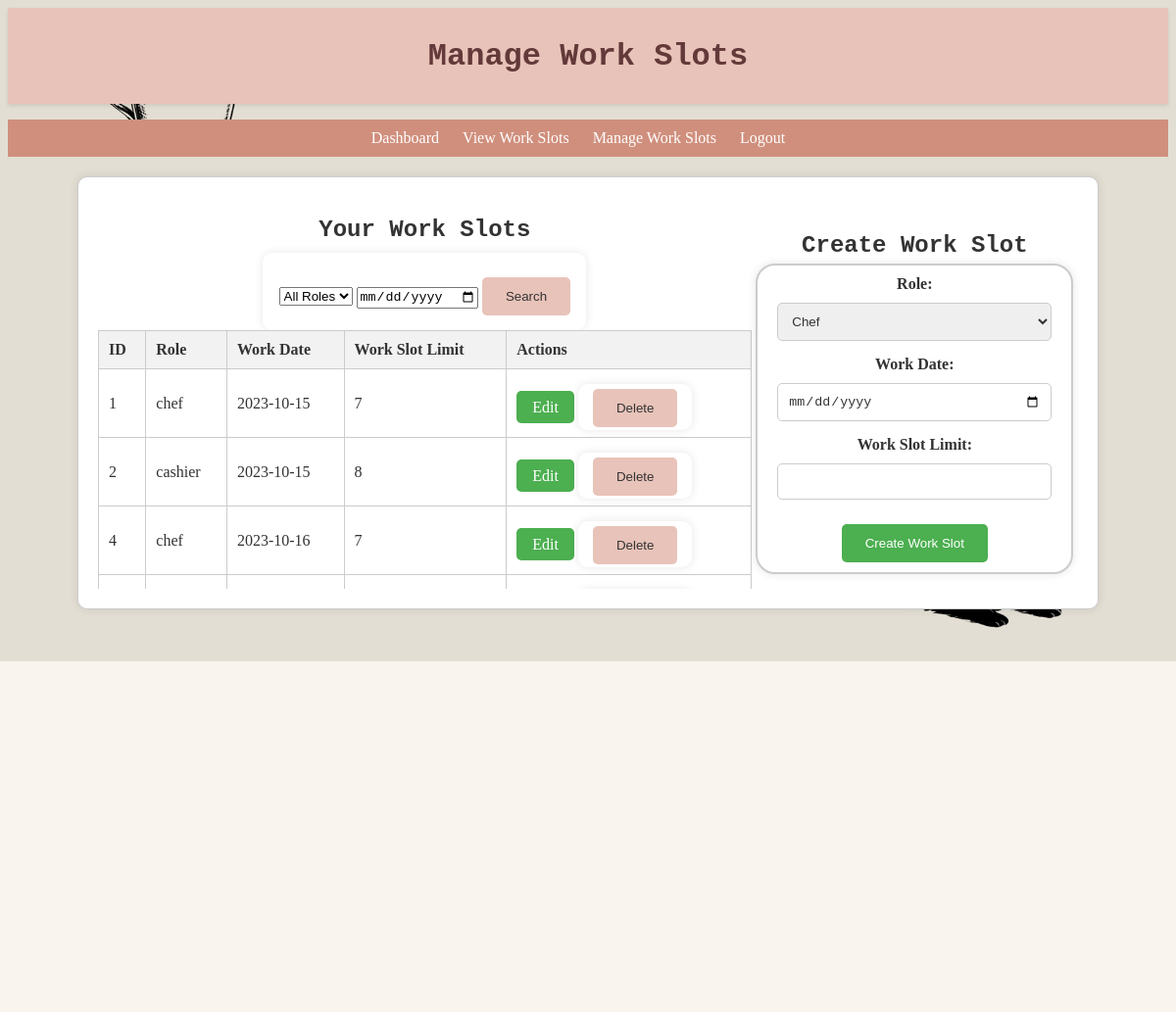
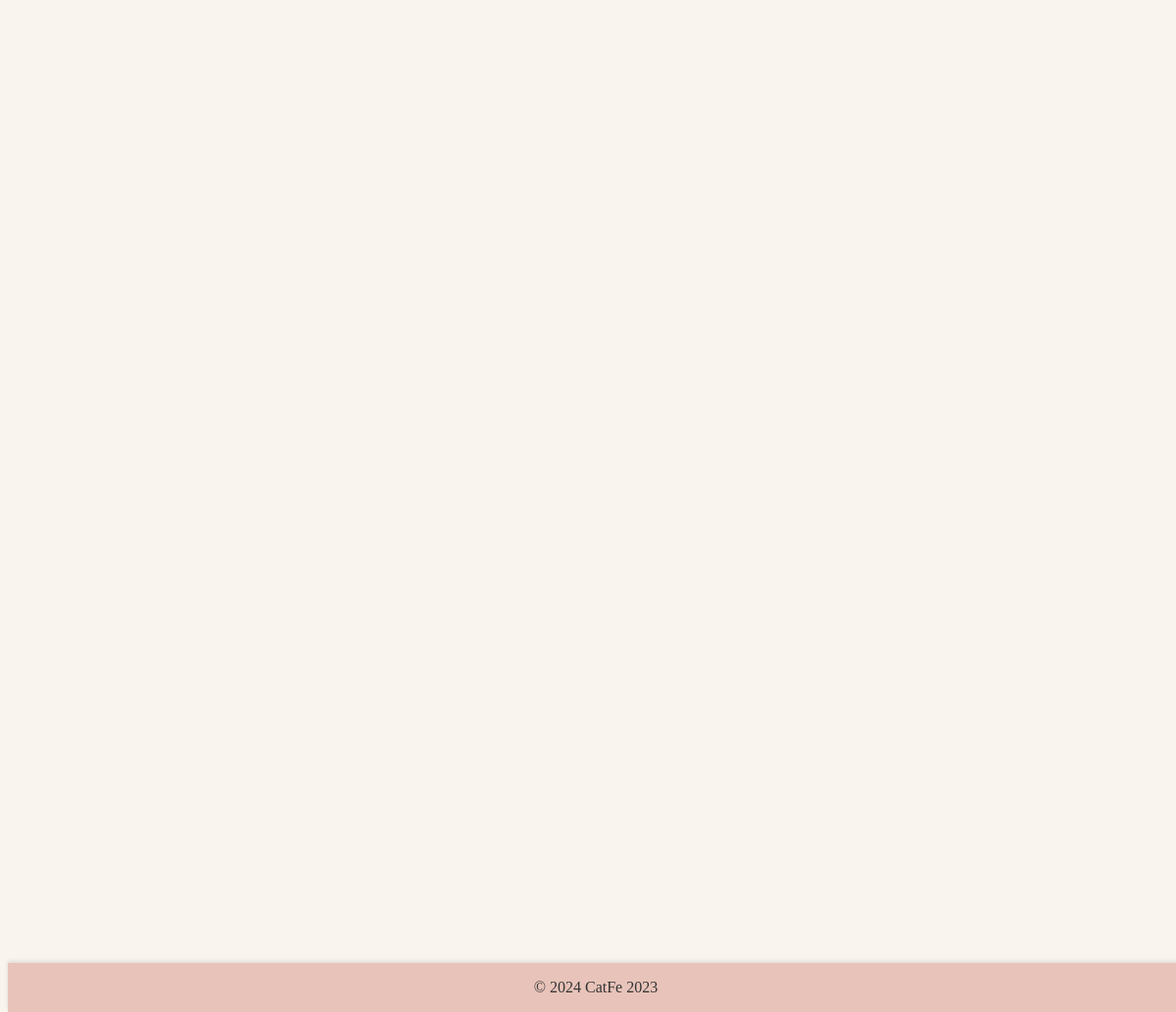
Screenshot of /pages/manage_work_slots.php with the database file from the repository (2 pictures, top to bottom).
### tables this page shows
CREATE TABLE `work_slots` (
  `id` int(11) NOT NULL,
  `cafe_owner_id` int(11) DEFAULT NULL,
  `role` enum('chef','cashier','waiter') NOT NULL,
  `assigned_staff_ids` text DEFAULT NULL,
  `work_slot_limit` int(11) DEFAULT NULL,
  `work_date` date DEFAULT NULL
);

### controller/search_WorkSlots_process.php (called while the page is built)
<?php
require_once('../classes/WorkSlotManager.php');
class searchWorkSlots_process
{
    private $workSlotManager;
    public function __construct($conn)
    {
        $this->workSlotManager = new WorkSlotManager($conn);
    }
    public function searchForWorkSlots($role, $date) {
        return $this->workSlotManager->searchWorkSlots($role, $date);
    }
}

### classes/WorkSlotManager.php (called while the page is built, shortened)
<?php
require_once("WorkSlot.php");
class WorkSlotManager
{
    private $conn;
    public function __construct($conn)
    {
        $this->conn = $conn;
    }
	public function searchWorkSlots($role, $date) {
    $workSlots = array();
    $query = "SELECT * FROM work_slots WHERE 1=1";
    $stmt = $this->conn->prepare($query);
    $stmt->execute();
    $result = $stmt->get_result();
    if ($result->num_rows > 0) {
        while ($row = $result->fetch_assoc()) {
            $workSlot = new WorkSlot($row['id'], $row['cafe_owner_id'], $row['role'], $row['assigned_staff_ids'], $row['work_date'], $row['work_slot_limit']);
            array_push($workSlots, $workSlot);
        }
    }
    return $workSlots;
}
}
?>

### classes/WorkSlot.php (called while the page is built, shortened)
<?php
class WorkSlot {
    private $id;
    private $role;
    private $workDate;
    private $workSlotLimit;
    public function __construct($id, $cafeOwnerId, $role, $assignedStaffIds, $workDate, $workSlotLimit) {
        $this->id = $id;
        $this->role = $role;
        $this->workDate = $workDate;
        $this->workSlotLimit = $workSlotLimit;
    }
    public function getId() {
        return $this->id;
    }
    public function getRole() {
        return $this->role;
    }
    public function getWorkDate() {
        return $this->workDate;
    }
    public function getWorkSlotLimit() {
        return $this->workSlotLimit;
    }
}
?>

### pages/manage_work_slots.php (the view, shortened to what this page needs)
<?php
include('../controller/manage_work_slots_process.php');
include('../controller/search_WorkSlots_process.php');
require_once('../controller/deleteWorkSlot_process.php');
$searchController = new searchWorkSlots_process($conn);
$role = isset($_POST['role']) ? $_POST['role'] : '';
$date = isset($_POST['workDate']) ? $_POST['workDate'] : '';
$workSlots = $searchController->searchForWorkSlots($role, $date);
?>
<!DOCTYPE html>
<html lang="en">
<head>
    <link rel="stylesheet" href="../styles.css">
</head>
<body>
    <header>
        <h1>Manage Work Slots</h1>
    </header>
    <nav>
        <ul>
            <li><a href="../dashboard/dashboard_owner.php">Dashboard</a></li>
            <li><a href="view_work_slots.php">View Work Slots</a></li>
            <li><a href="../pages/manage_work_slots.php">Manage Work Slots</a></li>
            <li><a href="../controller/logout.php">Logout</a></li>
        </ul>
    </nav>
    <center>
        <main class="main-container">
            <div class="work-slots">
                <h2>Your Work Slots</h2>
                <form method="POST">
			<select id="role" name="role">
				<option value="" selected>All Roles</option>
			</select>
			<input type="date" id="workDate" name="workDate" value="<?php echo $date; ?>">
			<input type="submit" value="Search" class="action-button">
		</form>
		<?php if (count($workSlots) > 0) : ?>
			<table>
				<tr>
					<th>ID</th>
					<th>Role</th>
					<th>Work Date</th>
					<th>Work Slot Limit</th>
					<th>Actions</th>
				</tr>
        <?php foreach ($workSlots as $workSlot) : ?>
            <tr>
                <td><?php echo $workSlot->getId(); ?></td>
                <td><?php echo $workSlot->getRole(); ?></td>
                <td><?php echo $workSlot->getWorkDate(); ?></td>
                <td><?php echo $workSlot->getWorkSlotLimit(); ?></td>
                <td>
                    <a href="../pages/edit_work_slot.php?id=<?php echo $workSlot->getId(); ?>"
                       class="action-button">Edit</a>
                    <form method="post" action="<?php echo htmlspecialchars($_SERVER["PHP_SELF"]); ?>"
                          style="display:inline;">
                        <input type="submit" name="deleteWorkSlot" value="Delete"
                               class="action-button" onclick="return confirm('Are you sure you want to delete this work slot?');">
                    </form>
                </td>
            </tr>
        <?php endforeach; ?>
    </table>
<?php else : ?>
    <p>No work slots available.</p>
<?php endif; ?>
            </div>
            <div class="create-work-slot">
                <h2>Create Work Slot</h2>
                <form method="post" action="<?php echo htmlspecialchars($_SERVER["PHP_SELF"]); ?>"
                      class="create-work-slot-form">
                    <label for="role">Role:</label>
                    <select id="role" name="role" required>
                        <option value="chef">Chef</option>
                    </select><br>
                    <label for="workDate">Work Date:</label>
                    <input type="date" id="workDate" name="workDate" required><br>
                    <label for="workSlotLimit">Work Slot Limit:</label>
                    <input type="number" id="workSlotLimit" name="workSlotLimit" required><br>
                    <input type="submit" name="createWorkSlot" value="Create Work Slot"
                           class="action-button">
                </form>
            </div>
        </main>
    </center>
    <footer>
        <p>&copy; <?php echo date("Y"); ?> CatFe 2023</p>
    </footer>
</body>
</html>

### styles.css (style rules this page uses)
body { font-family: 'Times New Roman', Times, serif; background-color: #f9f4ed; color: #333; background-image: url('assets/cat.png'); background-repeat: no-repeat; background-size: cover; }
header { background-color: #e8c3b9; padding: 10px 0; text-align: center; box-shadow: 0 2px 4px rgba(0, 0, 0, 0.1); }
nav ul { background-color: #d08f7d; list-style: none; padding: 10px 0; text-align: center; }
nav ul li { display: inline; margin-right: 20px; }
nav ul li a { color: #fff; text-decoration: none; }
main { margin: 20px; padding: 20px; background-color: #fff; border-radius: 10px; box-shadow: 0 0 10px rgba(0, 0, 0, 0.1); width: 700px; margin: 0 auto; }
form { margin-top: 20px; text-align: center; max-width: 300px; margin: 0 auto; padding: 15px; border-radius: 10px; box-shadow: 0 0 10px rgba(0, 0, 0, 0.1); }
label { display: block; margin-bottom: 10px; font-weight: bold; }
input[type="submit"] { background-color: #e8c3b9; color: #333; padding: 12px 24px; border: none; border-radius: 5px; cursor: pointer; transition: background-color 0.3s; margin-top: 10px; }
footer { position: fixed; bottom: 0; width: 100%; z-index: 999; background-color: #e8c3b9; text-align: center; box-shadow: 0 -2px 4px rgba(0, 0, 0, 0.1); }
h1, h2 { font-family: 'Courier New', Courier, monospace; color: #633939; text-align: center; margin-bottom: 20px; }
a { color: #d08f7d; text-decoration: none; }
table { width: 100%; border-collapse: collapse; margin-bottom: 20px; }
table, th, td { border: 1px solid #ccc; }
th, td { padding: 10px; text-align: left; }
.main-container { display: flex; justify-content: center; align-items: center; width: 1000px; margin: 20px; border: 1px solid #ccc; }
.work-slots { flex: 1; overflow-y: auto; max-height: 400px; }
.work-slots h2 { margin-bottom: 10px; font-size: 24px; color: #333; }
.work-slots table { width: 100%; border-collapse: collapse; }
.work-slots table th, .work-slots table td { border: 1px solid #ccc; padding: 10px; text-align: left; }
.work-slots table th { background-color: #f2f2f2; }
.create-work-slot { flex: 0.5; }
.create-work-slot h2 { margin-bottom: 5px; font-size: 24px; color: #333; }
.create-work-slot-form { width: 100%; background-color: #fff; padding: 10px; border: 2px solid #ccc; border-radius: 20px; box-shadow: 0 0 10px rgba(0, 0, 0, 0.1); }
.create-work-slot-form label { display: block; margin-bottom: 10px; font-weight: bold; color: #333; }
.create-work-slot-form select, .create-work-slot-form input[type="date"], .create-work-slot-form input[type="number"] { width: calc(100% - 20px); padding: 10px; margin-bottom: 15px; border: 1px solid #ccc; border-radius: 5px; box-sizing: border-box; color: #333; }
.create-work-slot-form input[type="submit"] { background-color: #4caf50; color: #fff; padding: 12px 24px; border: none; border-radius: 5px; cursor: pointer; transition: background-color 0.3s; margin-top: 10px; }
.work-slots table a, .create-work-slot-form input[type="submit"], .create-work-slot-form select { text-decoration: none; color: #fff; }
.work-slots table a { background-color: #4caf50; padding: 8px 16px; border-radius: 5px; transition: background-color 0.3s; }
.create-work-slot-form select#role { width: calc(100% - 20px); padding: 10px; margin-bottom: 15px; border: 1px solid #ccc; border-radius: 5px; box-sizing: border-box; color: #333; }

### rows the page displays
work_slots: id "1", role "chef", work_date "2023-10-15", work_slot_limit "7"
work_slots: id "2", role "cashier", work_date "2023-10-15", work_slot_limit "8"
work_slots: id "4", role "chef", work_date "2023-10-16", work_slot_limit "7"
